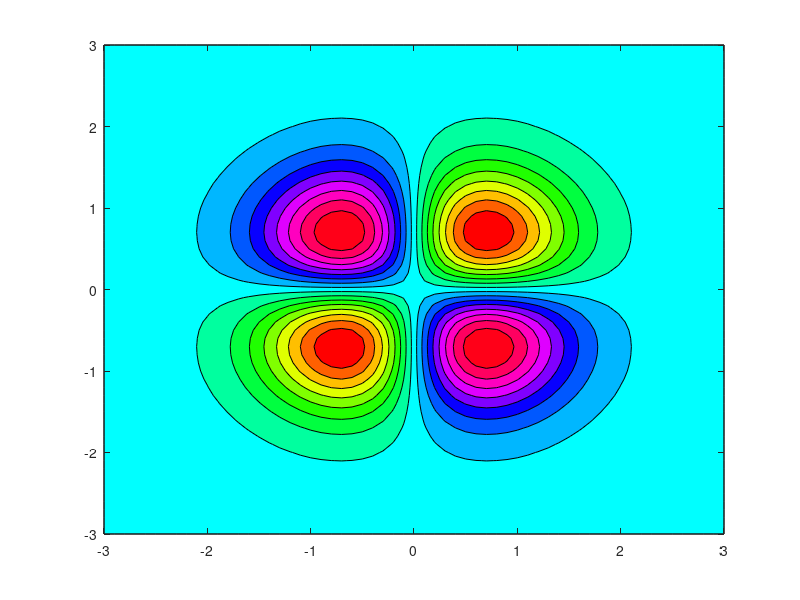

Write MATLAB code to recreate this figure.
% 例程 1.15  三维函数的等高线
[x1, x2] = meshgrid( -3: 0.1: 3);
z = - x1.*x2.*(exp(-(x1.^2 + x2.^2))/2);
figure(1)
contourf(x1, x2, z, 16);
colormap('hsv');
